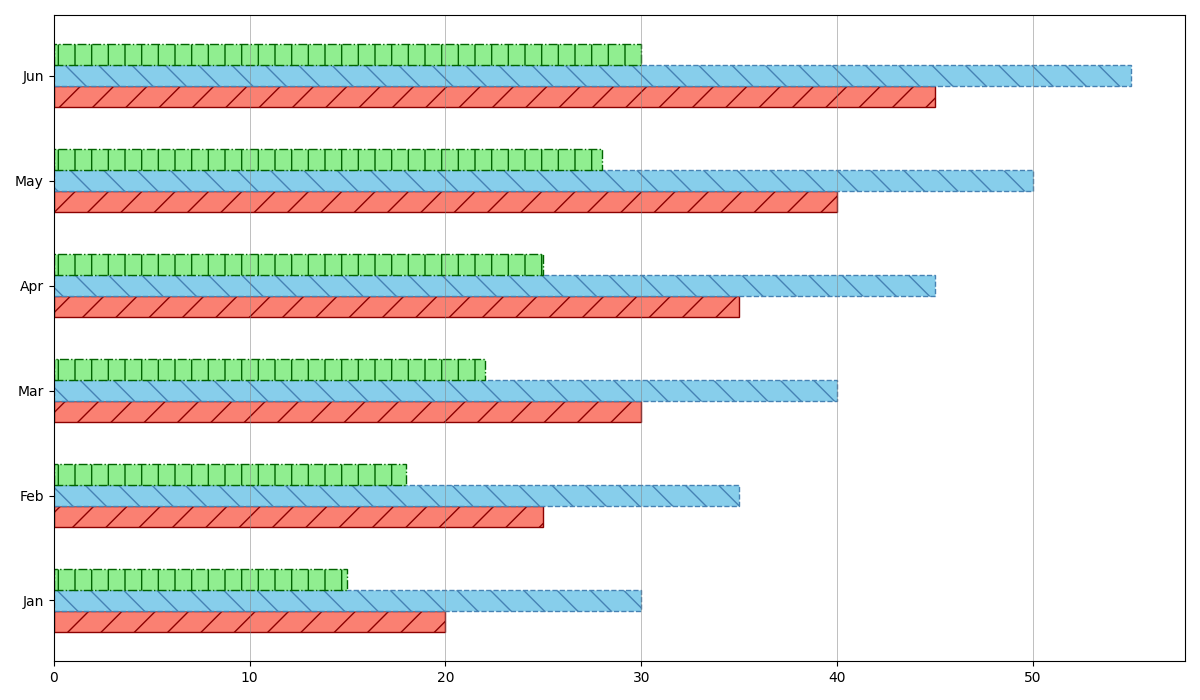

This chart was generated by the following Python code:
import matplotlib.pyplot as plt
import numpy as np

months = ['Jan', 'Feb', 'Mar', 'Apr', 'May', 'Jun']
cats = [20, 25, 30, 35, 40, 45]
dogs = [30, 35, 40, 45, 50, 55]
fish = [15, 18, 22, 25, 28, 30]

fig, ax = plt.subplots(figsize=(12, 7))

y = np.arange(len(months))
bar_height = 0.2

ax.barh(y - bar_height, cats, height=bar_height, color='salmon', edgecolor='darkred', linestyle='-', hatch='/')
ax.barh(y, dogs, height=bar_height, color='skyblue', edgecolor='steelblue', linestyle='--', hatch='\\')
ax.barh(y + bar_height, fish, height=bar_height, color='lightgreen', edgecolor='darkgreen', linestyle='-.', hatch='|')

ax.set_yticks(y)
ax.set_yticklabels(months)
ax.xaxis.grid(True, which='major', linestyle='-', linewidth=0.5, color='gray', alpha=0.7)

plt.tight_layout()
plt.show()
